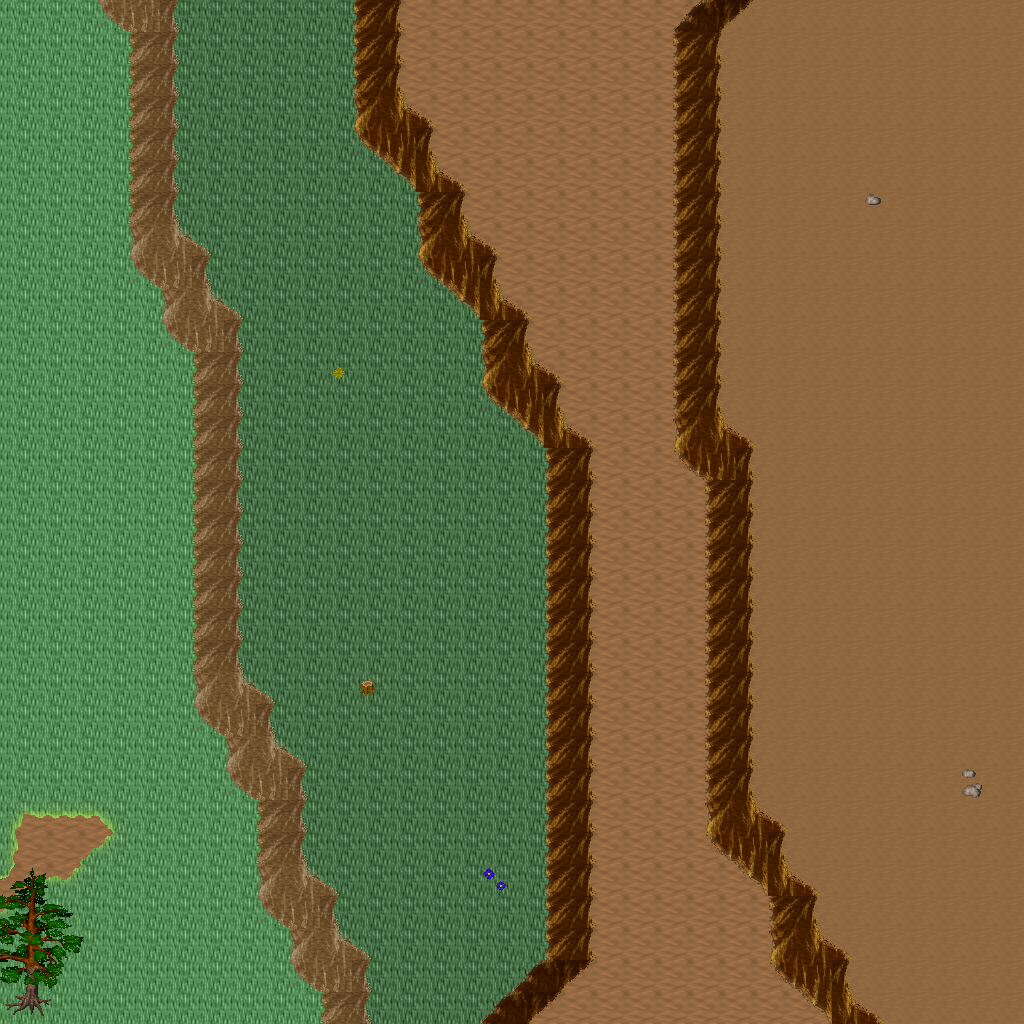

This is a level from a 2D game, rendered from its Tiled map with the project's own tilesets. A one-line summary and the map file follow, with tile-layer data summarised:
An orthogonal 32x32 tile map with 32x32 px tiles, 5 tile layers (Ground, Objects, Objects2, Above, ...), 1 hidden layer not drawn, 25 tilesets.

<map version="1.10" tiledversion="1.11.0" orientation="orthogonal" renderorder="right-down" width="32" height="32" tilewidth="32" tileheight="32" infinite="0" nextlayerid="11" nextobjectid="1">
 <tileset firstgid="1" name="logic_collision" tilewidth="32" tileheight="32" tilecount="1" columns="1">
  <image source="../drawable/logic_collision.png" width="32" height="32" />
 </tileset>
 <tileset firstgid="2" name="ground_ridge_earth_pale" tilewidth="32" tileheight="32" tilecount="96" columns="12">
  <image source="../drawable/ground_ridge_earth_pale.png" width="384" height="256" />
 </tileset>
 <tileset firstgid="98" name="ground_ridge_earth_dark" tilewidth="32" tileheight="32" tilecount="96" columns="12">
  <image source="../drawable/ground_ridge_earth_dark.png" width="384" height="256" />
 </tileset>
 <tileset firstgid="194" name="ground_ground" tilewidth="32" tileheight="32" tilecount="33" columns="3">
  <image source="../drawable/ground_ground.png" width="96" height="352" />
 </tileset>
 <tileset firstgid="227" name="plant_stump_small_stump" tilewidth="32" tileheight="32" tilecount="4" columns="2">
  <image source="../drawable/plant_stump_small_stump.png" width="64" height="64" />
 </tileset>
 <tileset firstgid="231" name="plant_tree_fall_trees" tilewidth="32" tileheight="32" tilecount="40" columns="8">
  <image source="../drawable/plant_tree_fall_trees.png" width="256" height="160" />
 </tileset>
 <tileset firstgid="271" name="plant_tree_pine_tree" tilewidth="32" tileheight="32" tilecount="20" columns="4">
  <image source="../drawable/plant_tree_pine_tree.png" width="128" height="160" />
 </tileset>
 <tileset firstgid="291" name="plant_tree_tree_darkgreen" tilewidth="32" tileheight="32" tilecount="88" columns="8">
  <image source="../drawable/plant_tree_tree_darkgreen.png" width="256" height="352" />
 </tileset>
 <tileset firstgid="379" name="plant_leaves" tilewidth="32" tileheight="32" tilecount="8" columns="4">
  <image source="../drawable/plant_leaves.png" width="128" height="64" />
 </tileset>
 <tileset firstgid="387" name="plant_flower_daisy_blue" tilewidth="32" tileheight="32" tilecount="8" columns="2">
  <image source="../drawable/plant_flower_daisy_blue.png" width="64" height="128" />
 </tileset>
 <tileset firstgid="395" name="plant_flower_daisy_red" tilewidth="32" tileheight="32" tilecount="8" columns="2">
  <image source="../drawable/plant_flower_daisy_red.png" width="64" height="128" />
 </tileset>
 <tileset firstgid="403" name="plant_flower_daisy_white" tilewidth="32" tileheight="32" tilecount="8" columns="2">
  <image source="../drawable/plant_flower_daisy_white.png" width="64" height="128" />
 </tileset>
 <tileset firstgid="411" name="plant_flower_daisy_yellow" tilewidth="32" tileheight="32" tilecount="8" columns="2">
  <image source="../drawable/plant_flower_daisy_yellow.png" width="64" height="128" />
 </tileset>
 <tileset firstgid="419" name="ground_grass_corners" tilewidth="32" tileheight="32" tilecount="24" columns="6">
  <image source="../drawable/ground_grass_corners.png" width="192" height="128" />
 </tileset>
 <tileset firstgid="443" name="ground_grass_edges" tilewidth="32" tileheight="32" tilecount="36" columns="12">
  <image source="../drawable/ground_grass_edges.png" width="384" height="96" />
 </tileset>
 <tileset firstgid="479" name="ground_rock_pebbles" tilewidth="32" tileheight="32" tilecount="3" columns="1">
  <image source="../drawable/ground_rock_pebbles.png" width="32" height="96" />
 </tileset>
 <tileset firstgid="482" name="logic_portal" tilewidth="32" tileheight="32" tilecount="24" columns="8">
  <image source="../drawable/logic_portal.png" width="256" height="96" />
 </tileset>
 <tileset firstgid="506" name="logic_creature_ent" tilewidth="32" tileheight="32" tilecount="4" columns="4">
  <image source="../drawable/logic_creature_ent.png" width="128" height="32" />
 </tileset>
 <tileset firstgid="510" name="logic_creature_animal" tilewidth="32" tileheight="32" tilecount="32" columns="8">
  <image source="../drawable/logic_creature_animal.png" width="256" height="128" />
 </tileset>
 <tileset firstgid="542" name="logic_creature_human_evil" tilewidth="32" tileheight="32" tilecount="16" columns="8">
  <image source="../drawable/logic_creature_human_evil.png" width="256" height="64" />
 </tileset>
 <tileset firstgid="558" name="terrain_grassland" tilewidth="32" tileheight="32" tilecount="88" columns="8">
  <image source="../drawable/terrain_grassland.png" width="256" height="352" />
 </tileset>
 <tileset firstgid="646" name="terrain_cave_opening" tilewidth="32" tileheight="32" tilecount="12" columns="3">
  <image source="../drawable/terrain_cave_opening.png" width="96" height="128" />
 </tileset>
 <tileset firstgid="658" name="ground_ladder_vertical_dark" tilewidth="32" tileheight="32" tilecount="3" columns="3">
  <image source="../drawable/ground_ladder_vertical_dark.png" width="96" height="32" />
 </tileset>
 <tileset firstgid="661" name="plant_flower_flowers_mixed" tilewidth="32" tileheight="32" tilecount="16" columns="4">
  <image source="../drawable/plant_flower_flowers_mixed.png" width="128" height="128" />
 </tileset>
 <tileset firstgid="677" name="logic_creature_reptile" tilewidth="32" tileheight="32" tilecount="7" columns="7">
  <image source="../drawable/logic_creature_reptile.png" width="224" height="32" />
 </tileset>
 <layer id="1" name="Ground" width="32" height="32">
  <data>[1024 cells, 1024 non-empty, 4 distinct tile ids]</data>
 </layer>
 <layer id="2" name="Objects" width="32" height="32">
  <data>[1024 cells, 241 non-empty, 31 distinct tile ids]</data>
 </layer>
 <layer id="3" name="Objects2" width="32" height="32">
  <data>[1024 cells, 3 non-empty, 3 distinct tile ids]</data>
 </layer>
 <layer id="4" name="Above" width="32" height="32">
  <data>[1024 cells, 12 non-empty, 12 distinct tile ids]</data>
 </layer>
 <layer id="5" name="Above2" width="32" height="32">
  <data>[1024 cells, 0 non-empty, 0 distinct tile ids]</data>
 </layer>
 <layer id="6" name="Walkable" width="32" height="32" visible="0">
  <data>[1024 cells, 828 non-empty, 1 distinct tile ids]</data>
 </layer>
 <objectgroup id="7" name="Mapevents" />
 <objectgroup id="8" name="Spawn" />
 <objectgroup id="9" name="Keys" />
 <objectgroup id="10" name="Replace" />
</map>
